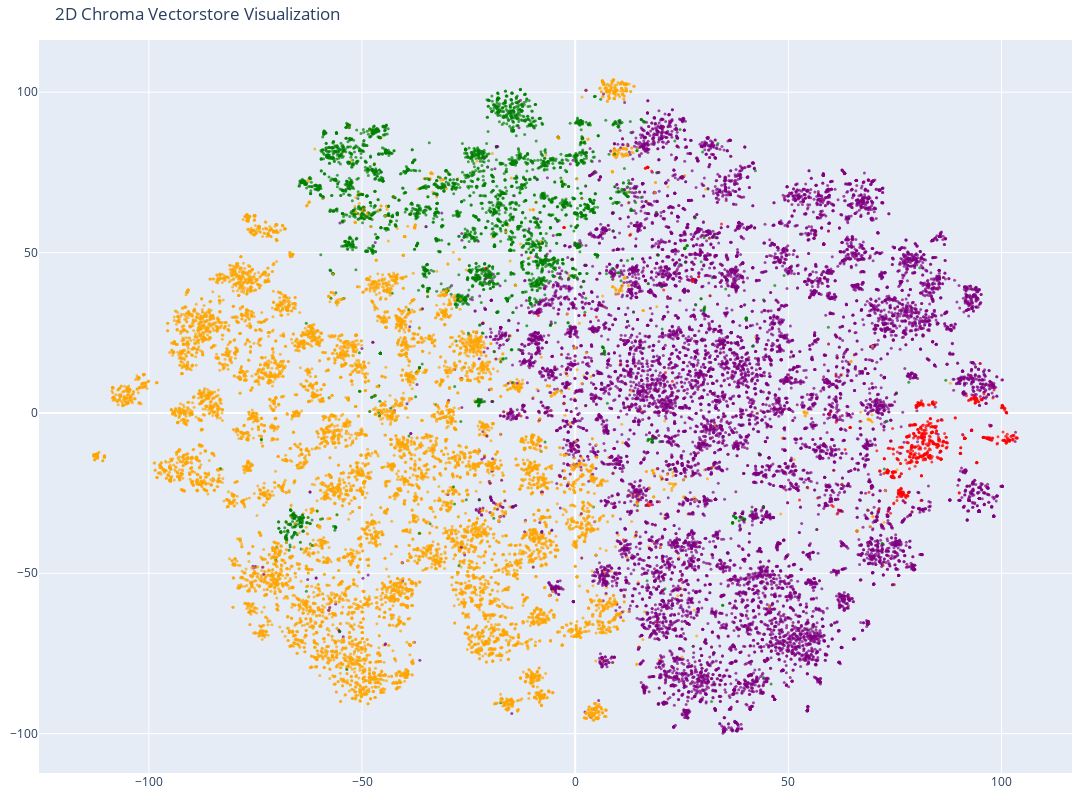

Notebook code cell kept with this figure:
### Code cell
# Create the 2D scatter plot
fig = go.Figure(data=[go.Scatter(
    x=reduced_vectors[:, 0],
    y=reduced_vectors[:, 1],
    mode='markers',
    marker=dict(size=3, color=colors, opacity=0.7),
)])

fig.update_layout(
    title='2D Chroma Vectorstore Visualization',
    scene=dict(xaxis_title='x', yaxis_title='y'),
    width=1200,
    height=800,
    margin=dict(r=20, b=10, l=10, t=40)
)

fig.show()

### Figure 1 — Plotly figure (JSON) as saved in the notebook; plotly's stock layout.template omitted (floating-point values rounded to 4 significant figures; data arrays with more than 128 entries replaced by an {"elided": "..."} marker saying what was removed)
{"data": [{"marker": {"color": {"elided": "30000 str values"}, "opacity": 0.7, "size": 3}, "mode": "markers", "type": "scatter", "x": {"elided": "30000 float values"}, "y": {"elided": "30000 float values"}}], "layout": {"height": 800, "margin": {"b": 10, "l": 10, "r": 20, "t": 40}, "scene": {"xaxis": {"title": {"text": "x"}}, "yaxis": {"title": {"text": "y"}}}, "title": {"text": "2D Chroma Vectorstore Visualization"}, "width": 1200}}
